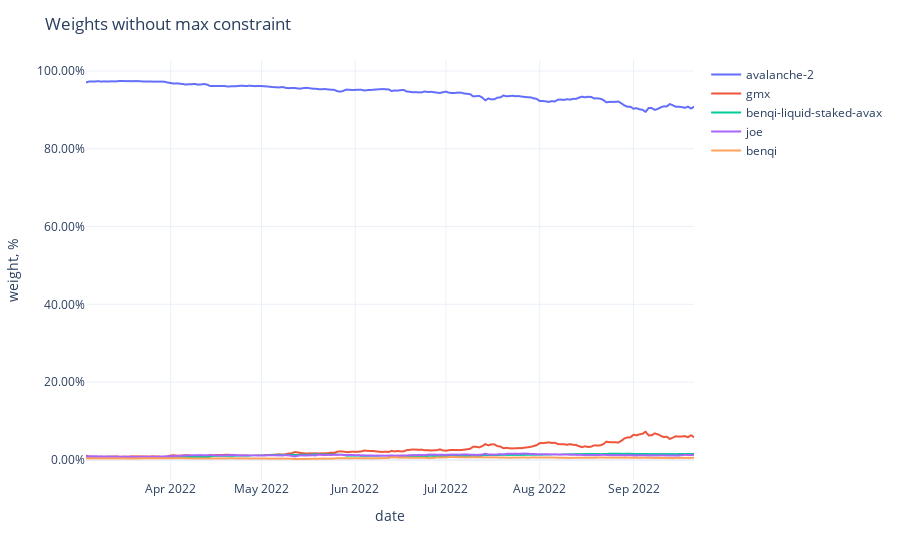

The cell this chart's notebook holds for it:
### Code cell
fig = px.line(weights,
              labels={'value': 'weight, %', 'variable': ''})
fig.update_traces(
    hovertemplate="%{y}"
)
fig.update_yaxes(
    tickformat=".2%",
)
fig.update_xaxes(
    showspikes=True,
    spikethickness=2,
    spikedash="dot",
    spikecolor="#999999",
    spikemode="across",
)
fig.update_layout(
    ## showlegend=False,
    hovermode="x",
    hoverdistance=100,  ## Distance to show hover label of data point
    spikedistance=1000,  ## Distance to show spike
    template='plotly_white',
    title='Weights without max constraint'
)

### Figure 1 — Plotly figure (JSON) as saved in the notebook; plotly's stock layout.template omitted (floating-point values rounded to 4 significant figures; data arrays with more than 128 entries replaced by an {"elided": "..."} marker saying what was removed)
{"data": [{"hovertemplate": "%{y}", "legendgroup": "avalanche-2", "line": {"color": "#636efa", "dash": "solid"}, "marker": {"symbol": "circle"}, "mode": "lines", "name": "avalanche-2", "showlegend": true, "type": "scattergl", "x": {"elided": "202 str values"}, "xaxis": "x", "y": {"elided": "202 float values"}, "yaxis": "y"}, {"hovertemplate": "%{y}", "legendgroup": "gmx", "line": {"color": "#EF553B", "dash": "solid"}, "marker": {"symbol": "circle"}, "mode": "lines", "name": "gmx", "showlegend": true, "type": "scattergl", "x": {"elided": "202 str values"}, "xaxis": "x", "y": {"elided": "202 float values"}, "yaxis": "y"}, {"hovertemplate": "%{y}", "legendgroup": "benqi-liquid-staked-avax", "line": {"color": "#00cc96", "dash": "solid"}, "marker": {"symbol": "circle"}, "mode": "lines", "name": "benqi-liquid-staked-avax", "showlegend": true, "type": "scattergl", "x": {"elided": "202 str values"}, "xaxis": "x", "y": {"elided": "202 float values"}, "yaxis": "y"}, {"hovertemplate": "%{y}", "legendgroup": "joe", "line": {"color": "#ab63fa", "dash": "solid"}, "marker": {"symbol": "circle"}, "mode": "lines", "name": "joe", "showlegend": true, "type": "scattergl", "x": {"elided": "202 str values"}, "xaxis": "x", "y": {"elided": "202 float values"}, "yaxis": "y"}, {"hovertemplate": "%{y}", "legendgroup": "benqi", "line": {"color": "#FFA15A", "dash": "solid"}, "marker": {"symbol": "circle"}, "mode": "lines", "name": "benqi", "showlegend": true, "type": "scattergl", "x": {"elided": "202 str values"}, "xaxis": "x", "y": {"elided": "202 float values"}, "yaxis": "y"}], "layout": {"autosize": true, "hoverdistance": 100, "hovermode": "x", "legend": {"title": {"text": ""}, "tracegroupgap": 0}, "margin": {"t": 60}, "spikedistance": 1000, "title": {"text": "Weights without max constraint"}, "xaxis": {"anchor": "y", "autorange": true, "domain": [0, 1], "range": ["2022-03-04", "2022-09-21"], "showspikes": true, "spikecolor": "#999999", "spikedash": "dot", "spikemode": "across", "spikethickness": 2, "title": {"text": "date"}, "type": "date"}, "yaxis": {"anchor": "x", "autorange": true, "domain": [0, 1], "range": [-0.05167, 1.028], "tickformat": ".2%", "title": {"text": "weight, %"}, "type": "linear"}}}
